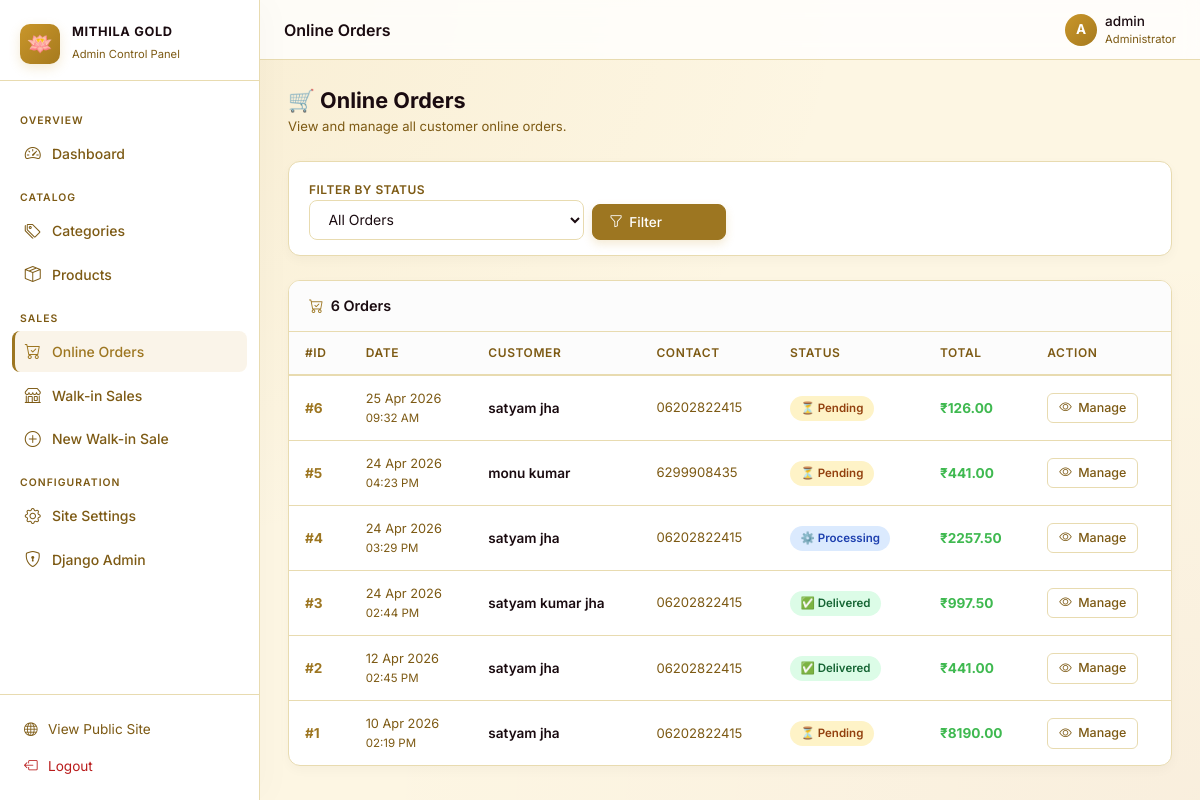
Screenshot of /dashboard/orders/ (signed in) with the database file from the repository.
### store/models.py (models this page shows, shortened)
class Order(models.Model):
    STATUS_PENDING = 'pending'
    STATUS_PROCESSING = 'processing'
    STATUS_SHIPPED = 'shipped'
    STATUS_DELIVERED = 'delivered'
    STATUS_CANCELLED = 'cancelled'
    STATUS_CHOICES = [
        (STATUS_PENDING, 'Pending'),
        (STATUS_PROCESSING, 'Processing'),
        (STATUS_SHIPPED, 'Shipped'),
        (STATUS_DELIVERED, 'Delivered'),
        (STATUS_CANCELLED, 'Cancelled'),
    ]
    STATUS_COLORS = {
        STATUS_PENDING: 'warning',
        STATUS_PROCESSING: 'info',
        STATUS_SHIPPED: 'primary',
        STATUS_DELIVERED: 'success',
        STATUS_CANCELLED: 'danger',
    }
    farmer = models.ForeignKey(User, on_delete=models.SET_NULL, null=True, related_name='orders')
    customer_name = models.CharField(max_length=200)
    customer_phone = models.CharField(max_length=15)
    customer_address = models.TextField()
    status = models.CharField(max_length=20, choices=STATUS_CHOICES, default=STATUS_PENDING)
    total_amount = models.DecimalField(max_digits=12, decimal_places=2, default=0)
    gst_amount = models.DecimalField(max_digits=10, decimal_places=2, default=0)
    payment_mode = models.CharField(max_length=50, default='Cash')
    notes = models.TextField(blank=True)
    created_at = models.DateTimeField(auto_now_add=True)
    updated_at = models.DateTimeField(auto_now=True)
    class Meta:
        ordering = ['-created_at']

### store/views.py (the view)
# urls.py: path('dashboard/orders/', views.admin_orders_list, name='admin_orders_list'),
@login_required
def admin_orders_list(request):
    if not request.user.is_staff:
        return render(request, 'admin_custom/access_denied.html', status=403)
    orders = Order.objects.prefetch_related('items').all()
    status_filter = request.GET.get('status', '')
    if status_filter:
        orders = orders.filter(status=status_filter)
    context = {
        'orders': orders,
        'status_choices': Order.STATUS_CHOICES,
        'current_status': status_filter,
        'page_title': 'Online Orders',
    }
    return render(request, 'admin_custom/orders_list.html', context)

### store/context_processors.py (called while the page is built)
def site_settings(request):
    return {'site_settings': SiteSettings.get_settings()}

def cart_count(request):
    cart = request.session.get('cart', {})
    count = sum(item.get('quantity', 0) for item in cart.values())
    return {'cart_count': count}

def categories_processor(request):
    return {'categories': Category.objects.all()}

### store/models.py (called while the page is built)
    @classmethod
    def get_settings(cls):
        obj, _ = cls.objects.get_or_create(pk=1)
        return obj

### templates/admin_custom/orders_list.html (shortened to what this page needs)
{% extends 'admin_custom/base_admin.html' %}
{% block page_heading %}Online Orders{% endblock %}
{% block content %}
<div class="adm-page-header">
  <div>
    <h1>🛒 Online Orders</h1>
    <p>View and manage all customer online orders.</p>
  </div>
</div>
<div class="adm-card mb-4">
  <div class="adm-card-body" style="padding:.9rem 1.25rem">
    <form method="get" class="row g-2 align-items-end">
      <div class="col-sm-5 col-md-4">
        <label style="font-size:.75rem;font-weight:600;color:var(--admin-muted);text-transform:uppercase;letter-spacing:.04em">Filter by Status</label>
        <select name="status" class="adm-select">
          <option value="">All Orders</option>
        </select>
      </div>
      <div class="col-sm-3 col-md-2">
        <button type="submit" class="adm-btn adm-btn-primary" style="width:100%">
          <i class="bi bi-funnel"></i> Filter
        </button>
      </div>
    </form>
  </div>
</div>
<div class="adm-card">
  <div class="adm-card-header">
    <span><i class="bi bi-cart-check" style="color:var(--admin-accent)"></i> &nbsp;{{ orders|length }} Order{{ orders|length|pluralize }}</span>
  </div>
  <div style="overflow-x:auto">
    <table class="adm-table">
      <thead>
        <tr>
          <th>#ID</th>
          <th>Date</th>
          <th>Customer</th>
          <th>Contact</th>
          <th>Status</th>
          <th>Total</th>
          <th>Action</th>
        </tr>
      </thead>
      <tbody>
        {% for order in orders %}
        <tr>
          <td><span style="font-weight:700;color:var(--admin-accent)">#{{ order.pk }}</span></td>
          <td style="font-size:.8rem;color:var(--admin-muted)">{{ order.created_at|date:"d M Y" }}<br><span style="font-size:.72rem">{{ order.created_at|date:"h:i A" }}</span></td>
          <td style="font-weight:600">{{ order.customer_name }}</td>
          <td style="color:var(--admin-muted);font-size:.82rem">{{ order.customer_phone }}</td>
          <td>
            {% if order.status == 'pending' %}<span class="adm-badge amber">⏳ Pending</span>
            {% elif order.status == 'processing' %}<span class="adm-badge blue">⚙️ Processing</span>
            {% elif order.status == 'shipped' %}<span class="adm-badge purple">🚚 Shipped</span>
            {% elif order.status == 'delivered' %}<span class="adm-badge green">✅ Delivered</span>
            {% elif order.status == 'cancelled' %}<span class="adm-badge red">❌ Cancelled</span>
            {% else %}<span class="adm-badge grey">{{ order.get_status_display }}</span>{% endif %}
          </td>
          <td style="font-weight:700;color:#3fb950">₹{{ order.total_amount }}</td>
          <td>
            <a href="{% url 'store:admin_order_detail' order.pk %}" class="adm-btn adm-btn-ghost adm-btn-sm">
              <i class="bi bi-eye"></i> Manage
            </a>
          </td>
        </tr>
        {% endfor %}
      </tbody>
    </table>
  </div>
</div>
{% endblock %}

### templates/admin_custom/base_admin.html (shortened to what this page needs)
{% load static %}
<!DOCTYPE html>
<html lang="en">
<head>
  <link href="https://cdn.jsdelivr.net/npm/bootstrap@5.3.2/dist/css/bootstrap.min.css" rel="stylesheet">
  <link href="https://cdn.jsdelivr.net/npm/bootstrap-icons@1.11.3/font/bootstrap-icons.css" rel="stylesheet">
</head>
<body>
<aside class="adm-sidebar" id="adminSidebar">
  <div class="adm-sidebar-header">
    <div class="adm-logo-ring">🪷</div>
    <div class="adm-brand">
      <h6>Mithila Gold</h6>
      <span>Admin Control Panel</span>
    </div>
  </div>
  <nav class="adm-nav">
    <div class="adm-nav-section">Overview</div>
    <a href="{% url 'store:admin_dashboard' %}" class="{% if request.resolver_match.url_name == 'admin_dashboard' %}active{% endif %}">
      <i class="bi bi-speedometer2"></i> Dashboard
    </a>
    <div class="adm-nav-section">Catalog</div>
    <a href="{% url 'store:admin_categories_list' %}" class="{% if 'admin_categories' in request.resolver_match.url_name %}active{% endif %}">
      <i class="bi bi-tags"></i> Categories
    </a>
    <a href="{% url 'store:admin_products_list' %}" class="{% if 'admin_products' in request.resolver_match.url_name %}active{% endif %}">
      <i class="bi bi-box-seam"></i> Products
    </a>
    <div class="adm-nav-section">Sales</div>
    <a href="{% url 'store:admin_orders_list' %}" class="{% if 'admin_order' in request.resolver_match.url_name %}active{% endif %}">
      <i class="bi bi-cart-check"></i> Online Orders
    </a>
    <a href="{% url 'store:admin_sales_list' %}" class="{% if request.resolver_match.url_name == 'admin_sales_list' %}active{% endif %}">
      <i class="bi bi-shop"></i> Walk-in Sales
    </a>
    <a href="{% url 'store:admin_sales_add' %}" class="{% if request.resolver_match.url_name == 'admin_sales_add' %}active{% endif %}">
      <i class="bi bi-plus-circle"></i> New Walk-in Sale
    </a>
    <div class="adm-nav-section">Configuration</div>
    <a href="{% url 'store:admin_settings' %}" class="{% if request.resolver_match.url_name == 'admin_settings' %}active{% endif %}">
      <i class="bi bi-gear"></i> Site Settings
    </a>
    <a href="/admin/" target="_blank">
      <i class="bi bi-shield-lock"></i> Django Admin
    </a>
  </nav>
  <div class="adm-sidebar-footer">
    <a href="{% url 'store:home' %}">
      <i class="bi bi-globe"></i> View Public Site
    </a>
    <form action="{% url 'store:logout' %}" method="post" style="margin:0">
      <button type="submit" style="background:none;border:none;width:100%;text-align:left;padding:0">
        <a href="#" onclick="this.closest('form').submit();return false;" style="color:var(--admin-red)">
          <i class="bi bi-box-arrow-left"></i> Logout
        </a>
      </button>
    </form>
  </div>
</aside>
<div class="adm-main">
  <header class="adm-topbar">
    <div class="d-flex align-items-center gap-3">
      <span class="page-heading">{% block page_heading %}Admin Panel{% endblock %}</span>
    </div>
    <div class="adm-user">
      <div class="adm-user-avatar">{{ user.first_name|default:user.username|slice:":1"|upper }}</div>
      <div class="d-none d-sm-block">
        <div class="adm-user-name">{{ user.first_name|default:user.username }}</div>
        <div class="adm-user-role">Administrator</div>
      </div>
    </div>
  </header>
  <main class="adm-content">
    {% block content %}{% endblock %}
  </main>
</div>
</body>
</html>

### rows the page displays
Order: pk "6", created_at "25 Apr 2026", created_at "09:32 AM", customer_name "satyam jha", customer_phone "06202822415", status "⏳ Pending", total_amount "126.00"
Order: pk "5", created_at "24 Apr 2026", created_at "04:23 PM", customer_name "monu kumar", customer_phone "6299908435", status "⏳ Pending", total_amount "441.00"
Order: pk "4", created_at "24 Apr 2026", created_at "03:29 PM", customer_name "satyam jha", customer_phone "06202822415", status "⚙️ Processing", total_amount "2257.50"
Order: pk "3", created_at "24 Apr 2026", created_at "02:44 PM", customer_name "satyam kumar jha", customer_phone "06202822415", status "✅ Delivered", total_amount "997.50"
Order: pk "2", created_at "12 Apr 2026", created_at "02:45 PM", customer_name "satyam jha", customer_phone "06202822415", status "✅ Delivered", total_amount "441.00"
Order: pk "1", created_at "10 Apr 2026", created_at "02:19 PM", customer_name "satyam jha", customer_phone "06202822415", status "⏳ Pending", total_amount "8190.00"

### other values shown
{{ user.first_name|default:user.username|slice:":1"|upper }} "A"
{{ user.first_name|default:user.username }} "admin"
{{ orders|length }} "6"
